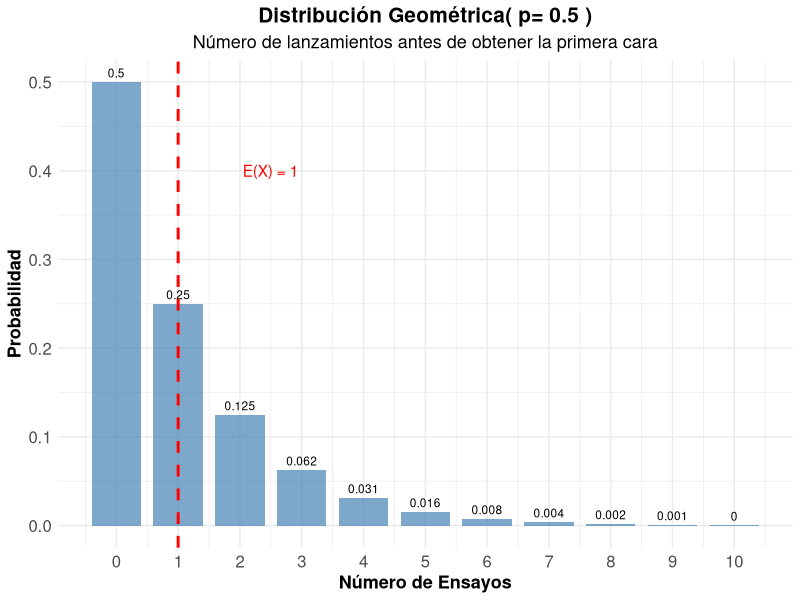
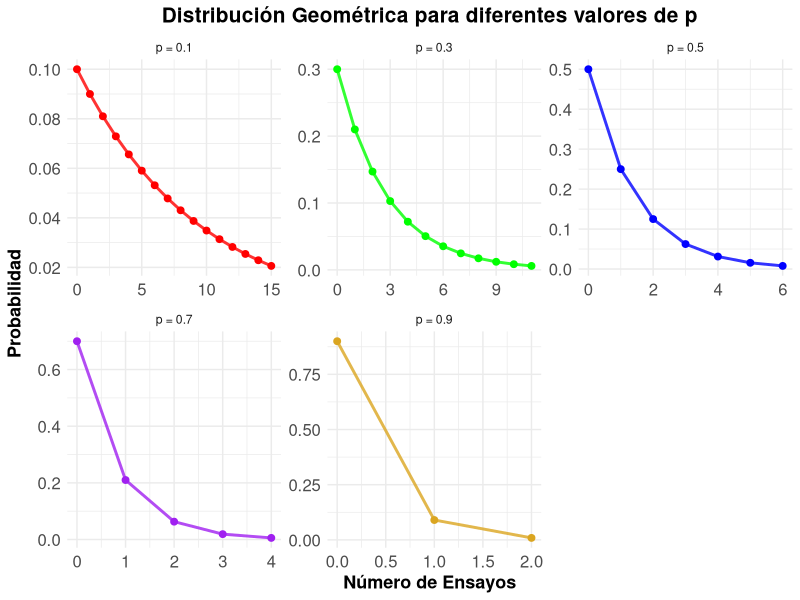
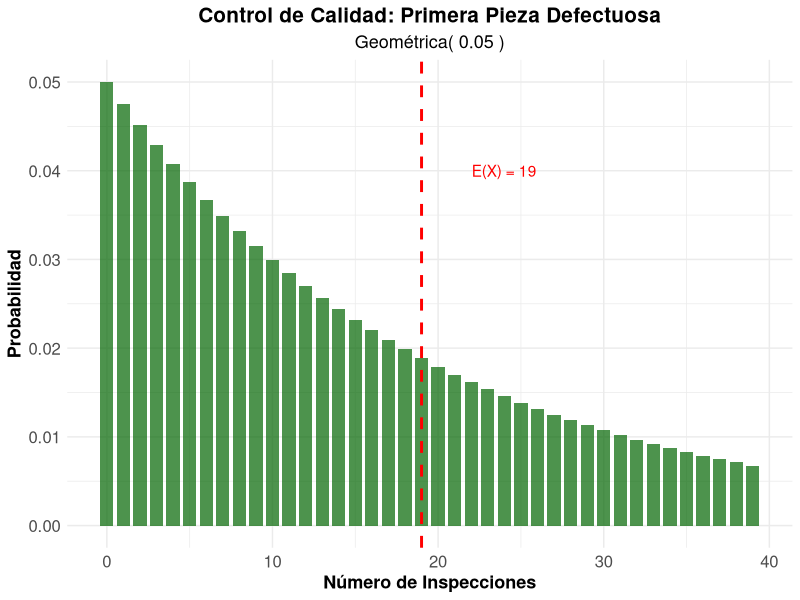
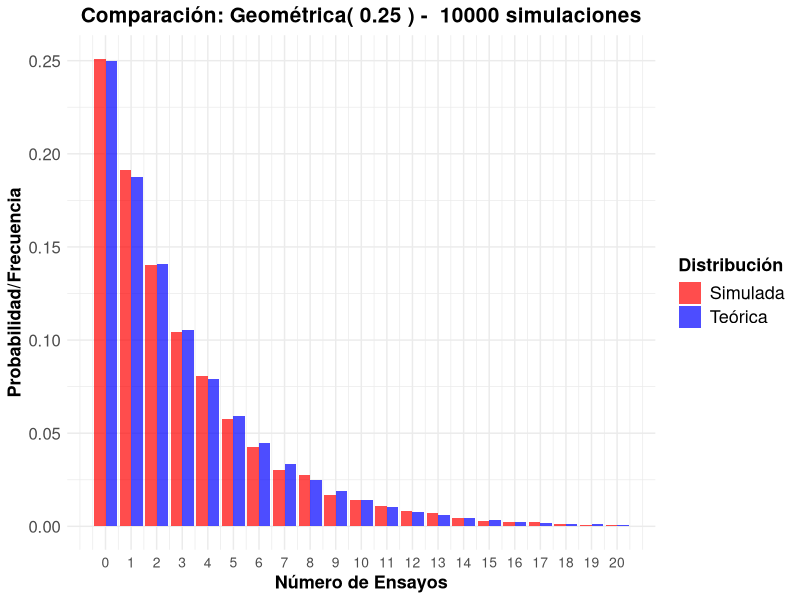

Write the R code that produced these figures, in order.
## ---- chunk 1
#| label: setup
#| include: false

library(tidyverse)
library(kableExtra)
library(gridExtra)
library(tidyr)
## ---- chunk 2
#| label: moneda-geometrica
#| code-fold: true

# Parámetro
p_cara <- 0.5

# Calcular probabilidades para los primeros 11 ensayos
k_moneda <- 0:10
# Prefijo d (density) sufijo es el de la va
prob_geometrica <- dgeom(k_moneda , p_cara)  

# Crear tabla
geometrica_moneda <- data.frame(
  Ensayo = k_moneda,
  Probabilidad = prob_geometrica,
  Prob_Acumulada = pgeom(k_moneda, p_cara)
)

kable(geometrica_moneda, 
      caption = "Distribución Geométrica - Primera cara (p = 0.5)",
      digits = 4,
      col.names = c("Ensayo", "P(X = x)", "P(X ≤ x)")) %>%
  kable_styling(bootstrap_options = "striped")

# Parámetros estadísticos
media_moneda <- (1-p_cara) / p_cara
varianza_moneda <- (1 - p_cara) / (p_cara^2)
desv_std_moneda <- sqrt(varianza_moneda)


cat("Media (ensayos esperados):", media_moneda, "\n")
cat("Varianza:", varianza_moneda, "\n")
cat("Desviación estándar:", round(desv_std_moneda, 4), "\n")

## ---- chunk 3
#| code-fold: true
#| fig-align: center


#| label: grafico-geometrica-basico
#| fig-cap: "Distribución Geométrica - Primera cara en lanzamiento de moneda"
ggplot(geometrica_moneda, aes(x = Ensayo, y = Probabilidad)) +
  geom_col(fill = "steelblue", alpha = 0.7, width = 0.8) +
  geom_text(aes(label = round(Probabilidad, 3)), vjust = -0.5, size = 3) +
  geom_vline(xintercept = media_moneda, color = "red", linetype = "dashed", linewidth = 1) +
  annotate("text", x = media_moneda + 1.5, y = max(prob_geometrica) * 0.8, 
           label = paste("E(X) =", media_moneda), color = "red") +
  scale_x_continuous(breaks = k_moneda) +
  labs(title = paste("Distribución Geométrica( p=", p_cara, ")"),
       subtitle = "Número de lanzamientos antes de obtener la primera cara",
       x = "Número de Ensayos",
       y = "Probabilidad") +
  theme_minimal() +
  theme(
    legend.title = element_text(size=13, face="bold"),
    legend.text = element_text(size=13),
    plot.title = element_text(size=15, face="bold", hjust = 0.5),
    plot.subtitle = element_text(size=13, hjust = 0.5),
    axis.text.x=element_text(size=12),
    axis.text.y=element_text(size=12),
    axis.title.x = element_text(face="bold", size=13),
    axis.title.y = element_text(face="bold", size=13)
    # panel.grid.major.y = element_line(color = "#ECF0F1", linewidth = 0.5,
    #   linetype = "dashed"),
    # panel.grid.minor.y = element_blank(),
    # panel.grid.major.x = element_blank(),
    # panel.background = element_rect(fill = "#FAFAFA", color = NA),
    # plot.background = element_rect(fill = "white", color = NA)
  )
## ---- chunk 4
#| label: diferentes-p
#| code-fold: true


# Diferentes probabilidades de éxito
p_values <- c(0.1, 0.3, 0.5, 0.7, 0.9)
k_max <- 15

# Crear data frame para comparación
geometrica_comp <- data.frame()
for(p in p_values) {
  k_vals <- 0:k_max
  probs <- dgeom(k_vals, p)  
  
  temp_data <- data.frame(
    p_label = paste("p =", p),
    k = k_vals,
    probabilidad = probs,
    media = (1-p)/p,
    varianza = (1-p)/(p^2)
  )
  geometrica_comp <- rbind(geometrica_comp, temp_data)
}

# Tabla de parámetros
parametros_comp <- data.frame(
  p = p_values,
  Media = (1-p_values)/p_values,
  Varianza = (1-p_values)/(p_values^2),
  Desv_Std = sqrt((1-p_values)/(p_values^2))
)

kable(parametros_comp, 
      caption = "Parámetros de la distribución geométrica para diferentes valores de p",
      digits = 4,
      col.names = c("p", "Media", "Varianza", "Desv. Std")) |> 
  kable_styling(bootstrap_options = "striped")
## ---- chunk 5
#| label: grafico-diferentes-p
#| code-fold: true
#| fig-align: center
#| fig-cap: "Distribución Geométrica para diferentes valores de p"
# Filtrar para mejor visualización
geometrica_filtered <- geometrica_comp[geometrica_comp$probabilidad > 0.005, ]

ggplot(geometrica_filtered, aes(x = k, y = probabilidad, color = p_label)) +
  geom_line(linewidth = 1, alpha = 0.8, show.legend = FALSE) +
  geom_point(size = 2, show.legend = FALSE) +
  scale_color_manual(values = c("red", "green", "blue", "purple", "goldenrod")) +
  facet_wrap(~p_label, scales = "free") +
  labs(title = "Distribución Geométrica para diferentes valores de p",
       x = "Número de Ensayos",
       y = "Probabilidad",
       color = "Parámetro") +
  theme_minimal() +
  theme(
    legend.title = element_text(size=13, face="bold"),
    legend.text = element_text(size=13),
    plot.title = element_text(size=15, face="bold", hjust = 0.5),
    plot.subtitle = element_text(size=13, hjust = 0.5),
    axis.text.x=element_text(size=12),
    axis.text.y=element_text(size=12),
    axis.title.x = element_text(face="bold", size=13),
    axis.title.y = element_text(face="bold", size=13)
    # panel.grid.major.y = element_line(color = "#ECF0F1", linewidth = 0.5,
    #   linetype = "dashed"),
    # panel.grid.minor.y = element_blank(),
    # panel.grid.major.x = element_blank(),
    # panel.background = element_rect(fill = "#FAFAFA", color = NA),
    # plot.background = element_rect(fill = "white", color = NA)
  )
## ---- chunk 6
#| label: falta-memoria
#| code-fold: true

# Demostración de la propiedad de falta de memoria
p_mem <- 0.3
s <- 5
t <- 3

# P(X >= s + t)
prob_s_t <- 1 - pgeom(s + t-1, p_mem)  

# P(X >= s) 
prob_s <- 1- pgeom(s-1, p_mem)

# P(X >= t) 
prob_t <- 1- pgeom(t-1, p_mem)

# P(X >= s + t | X >= s) = P(X >= s + t) / P(X >= s)
prob_condicional <- prob_s_t / prob_s

cat("Demostración de la Propiedad de Falta de Memoria:\n")
cat("Parámetros: p =", p_mem, ", s =", s, ", t =", t, "\n\n")
cat("P(X  ≥", s+t, ") =", round(prob_s_t, 6), "\n")
cat("P(X  ≥", s, ") =", round(prob_s, 6), "\n")
cat("P(X  ≥", t, ") =", round(prob_t, 6), "\n\n")
cat("P(X  ≥", s+t, "| X  ≥", s, ") =", round(prob_condicional, 6), "\n")
cat("P(X  ≥", t, ") =", round(prob_t, 6), "\n\n")
cat("¿Son iguales?", abs(prob_condicional - prob_t) < 1e-10, "\n")
## ---- chunk 7
#| label: control-calidad-geometrica
#| code-fold: true
#| fig-align: center
# Parámetros
p_defecto_geom <- 0.05

# Parámetros estadísticos
media_defecto <- (1-p_defecto_geom) / p_defecto_geom
varianza_defecto <- (1 - p_defecto_geom) / (p_defecto_geom^2)
desv_std_defecto <- sqrt(varianza_defecto)

cat("Control de Calidad - Primera pieza defectuosa:\n")
cat("Probabilidad de defecto por pieza:", p_defecto_geom, "\n")
cat("Número esperado de inspecciones:", media_defecto, "\n")
cat("Desviación estándar:", round(desv_std_defecto, 2), "\n\n")

# Probabilidades específicas
k_calidad <- 0:50
prob_calidad <- dgeom(k_calidad, p_defecto_geom)

# Preguntas de interés
prob_primera_10 <- sum(prob_calidad[1:10])
prob_mas_20 <- 1 - sum(prob_calidad[1:20])
prob_entre_10_30 <- sum(prob_calidad[10:30])

cat("Probabilidades de interés:\n")
cat("P(primera defectuosa en ≤ 10 inspecciones):", round(prob_primera_10, 4), "\n")
cat("P(primera defectuosa en > 20 inspecciones):", round(prob_mas_20, 4), "\n")
cat("P(primera defectuosa entre 10 y 30 inspecciones):", round(prob_entre_10_30, 4), "\n")



# Visualización
calidad_data <- data.frame(
  k = k_calidad[1:40],
  probabilidad = prob_calidad[1:40]
)

ggplot(calidad_data, aes(x = k, y = probabilidad)) +
  geom_col(fill = "darkgreen", alpha = 0.7, width = 0.8) +
  geom_vline(xintercept = media_defecto, color = "red", linetype = "dashed", linewidth = 1) +
  annotate("text", x = media_defecto + 5, y = max(prob_calidad) * 0.8, 
           label = paste("E(X) =", media_defecto), color = "red") +
  labs(title = "Control de Calidad: Primera Pieza Defectuosa",
       subtitle = paste("Geométrica(", p_defecto_geom, ")"),
       x = "Número de Inspecciones",
       y = "Probabilidad") +
  theme_minimal() +
  theme(
    legend.title = element_text(size=13, face="bold"),
    legend.text = element_text(size=13),
    legend.position = "bottom",
    plot.title = element_text(size=15, face="bold", hjust = 0.5),
    plot.subtitle = element_text(size=13, hjust = 0.5),
    axis.text.x=element_text(size=12),
    axis.text.y=element_text(size=12),
    axis.title.x = element_text(face="bold", size=13),
    axis.title.y = element_text(face="bold", size=13)
    # panel.grid.major.y = element_line(color = "#ECF0F1", linewidth = 0.5,
    #   linetype = "dashed"),
    # panel.grid.minor.y = element_blank(),
    # panel.grid.major.x = element_blank(),
    # panel.background = element_rect(fill = "#FAFAFA", color = NA),
    # plot.background = element_rect(fill = "white", color = NA)
  )
## ---- chunk 8
#| label: simulacion-geometrica
#| code-fold: true

p_sim <- 0.25
n_sim <- 10000

# Generar datos geométricos 
datos_geom <- rgeom(n_sim, p_sim) 

# Estadísticas observadas
media_obs <- mean(datos_geom)
var_obs <- var(datos_geom)
desv_obs <- sd(datos_geom)

# Valores teóricos
media_teo <- (1-p_sim) / p_sim
var_teo <- (1 - p_sim) / (p_sim^2)
desv_teo <- sqrt(var_teo)

cat("Simulación Geométrica (p =", p_sim, "):\n")
cat("Simulaciones:", n_sim, "\n\n")
cat("Media teórica:", media_teo, "| Media observada:", round(media_obs, 4), "\n")
cat("Varianza teórica:", var_teo, "| Varianza observada:", round(var_obs, 4), "\n")
cat("Desv. Std teórica:", round(desv_teo, 4), "| Desv. Std observada:", round(desv_obs, 4), "\n")

# Comparar distribuciones
freq_obs <- table(datos_geom[datos_geom <= 20]) / n_sim
k_comp <- as.numeric(names(freq_obs))
prob_teo <- dgeom(k_comp, p_sim)

comparacion_sim <- data.frame(
  k = k_comp,
  Freq_Observada = as.numeric(freq_obs),
  Prob_Teorica = prob_teo,
  Diferencia = abs(as.numeric(freq_obs) - prob_teo)
)

kable(head(comparacion_sim, 12), 
      caption = "Comparación frecuencias observadas vs probabilidades teóricas",
      digits = 4,
      col.names = c("k", "Freq. Observada", "Prob. Teórica", "Diferencia")) %>%
  kable_styling(bootstrap_options = "striped")
## ---- chunk 9
#| code-fold: true
#| fig-align: center

comp_sim_long <- comparacion_sim |> 
  pivot_longer(cols = c("Freq_Observada", "Prob_Teorica"), 
               names_to = "Tipo", values_to = "Valor") |> 
  mutate(Tipo = recode(Tipo, 
                       "Freq_Observada" = "Simulada", 
                       "Prob_Teorica" = "Teórica"))




ggplot(comp_sim_long, aes(x = k, y = Valor, fill = Tipo)) +
  geom_col(position = "dodge", alpha = 0.7) +
  scale_fill_manual(values = c("Teórica" = "blue", "Simulada" = "red")) +
  scale_x_continuous(breaks = seq(0, 20, by = 1)) +
  labs(title = paste("Comparación: Geométrica(", p_sim, ") - ", n_sim, "simulaciones"),
       x = "Número de Ensayos",
       y = "Probabilidad/Frecuencia",
       fill = "Distribución") +
  theme_minimal() +
  theme(
    legend.title = element_text(size=13, face="bold"),
    legend.text = element_text(size=13),
    plot.title = element_text(size=15, face="bold", hjust = 0.5),
    plot.subtitle = element_text(size=13, hjust = 0.5),
    axis.text.x=element_text(size=10),
    axis.text.y=element_text(size=12),
    axis.title.x = element_text(face="bold", size=13),
    axis.title.y = element_text(face="bold", size=13)
    # panel.grid.major.y = element_line(color = "#ECF0F1", linewidth = 0.5,
    #   linetype = "dashed"),
    # panel.grid.minor.y = element_blank(),
    # panel.grid.major.x = element_blank(),
    # panel.background = element_rect(fill = "#FAFAFA", color = NA),
    # plot.background = element_rect(fill = "white", color = NA)
  )
